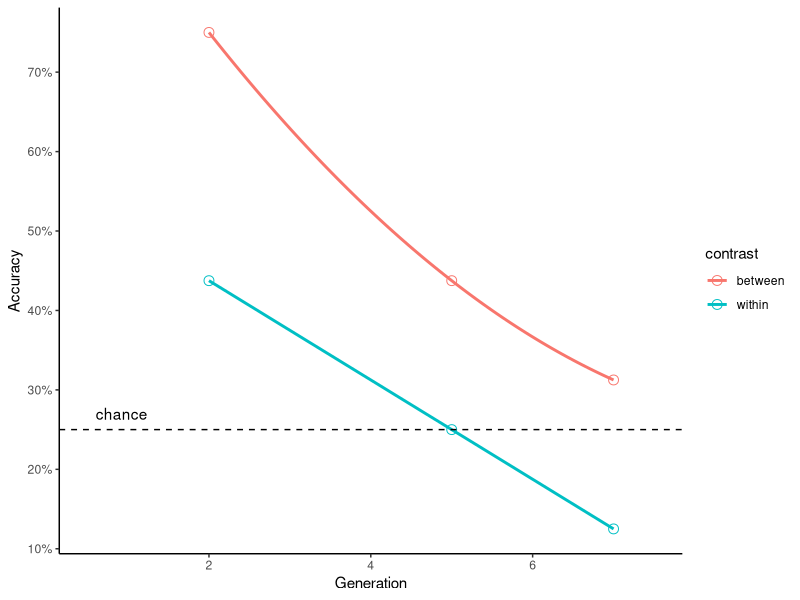
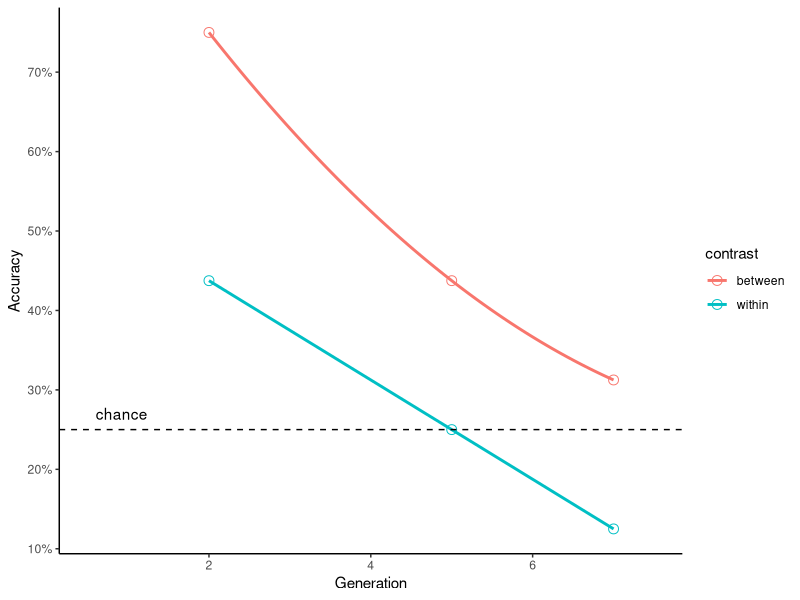

Recreate these plots in R, in order.
library(dplyr)
library(ggplot2)
library(scales)

options(stringsAsFactors = FALSE)

between_responses <- read.csv("data/between_responses.csv")
between_responses <- between_responses %>%
  mutate(
    is_correct = as.numeric(answer == selection),
    contrast = "between"
  )

within_responses <- read.csv("data/within_responses.csv")
within_responses <- within_responses %>%
  mutate(
    is_correct = as.numeric(answer == selection),
    contrast = "within"
  )

accuracies <- rbind(between_responses, within_responses) %>%
  group_by(contrast, given_gen) %>%
  summarize(accuracy = mean(is_correct))

base_plot <- ggplot(accuracies, aes(x = given_gen, y = accuracy, color = contrast)) +
  geom_point(shape = 1, size = 3) +
  geom_smooth(method = "lm", formula = "y ~ poly(x,2)", se = FALSE)

max_gen = max(accuracies$given_gen)
styled_plot <- base_plot +
  scale_x_continuous("Generation") +
  scale_y_continuous("Accuracy", breaks = seq(0.1, 1.0, by = 0.1), labels = percent) +
  coord_cartesian(xlim = c(0.5, max_gen + 0.5)) +
  geom_hline(yintercept = 0.25, lty = 2) +
  annotate("text", x = 0.6, y = 0.27, label = "chance", hjust = 0) +
  theme_classic()
styled_plot

ggsave("plots/fidelity.png")
